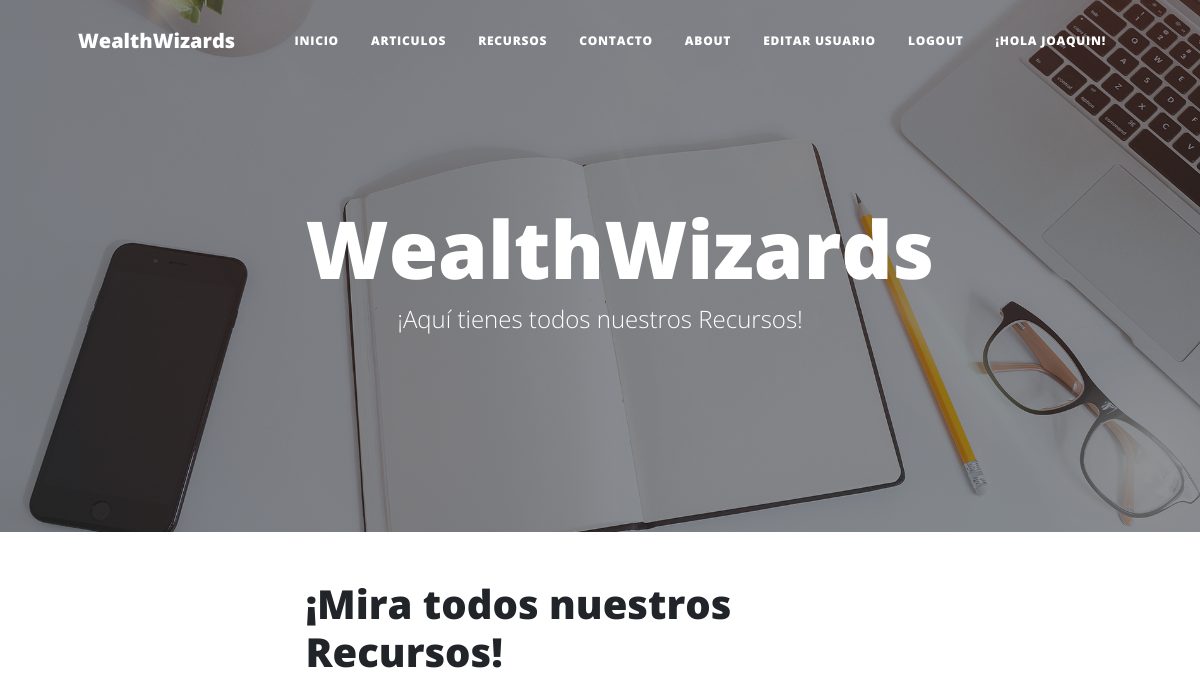
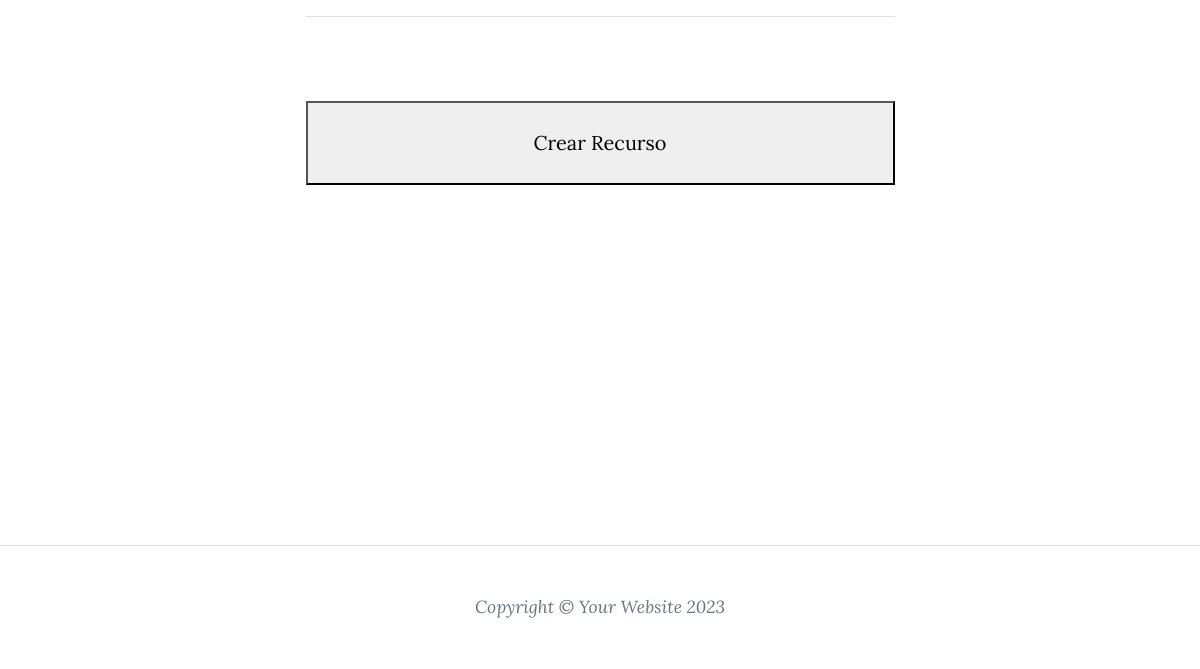
/AppBlog/recurso/list/ (signed in), run on an earlier commit of the app's database (2 pictures, top to bottom).
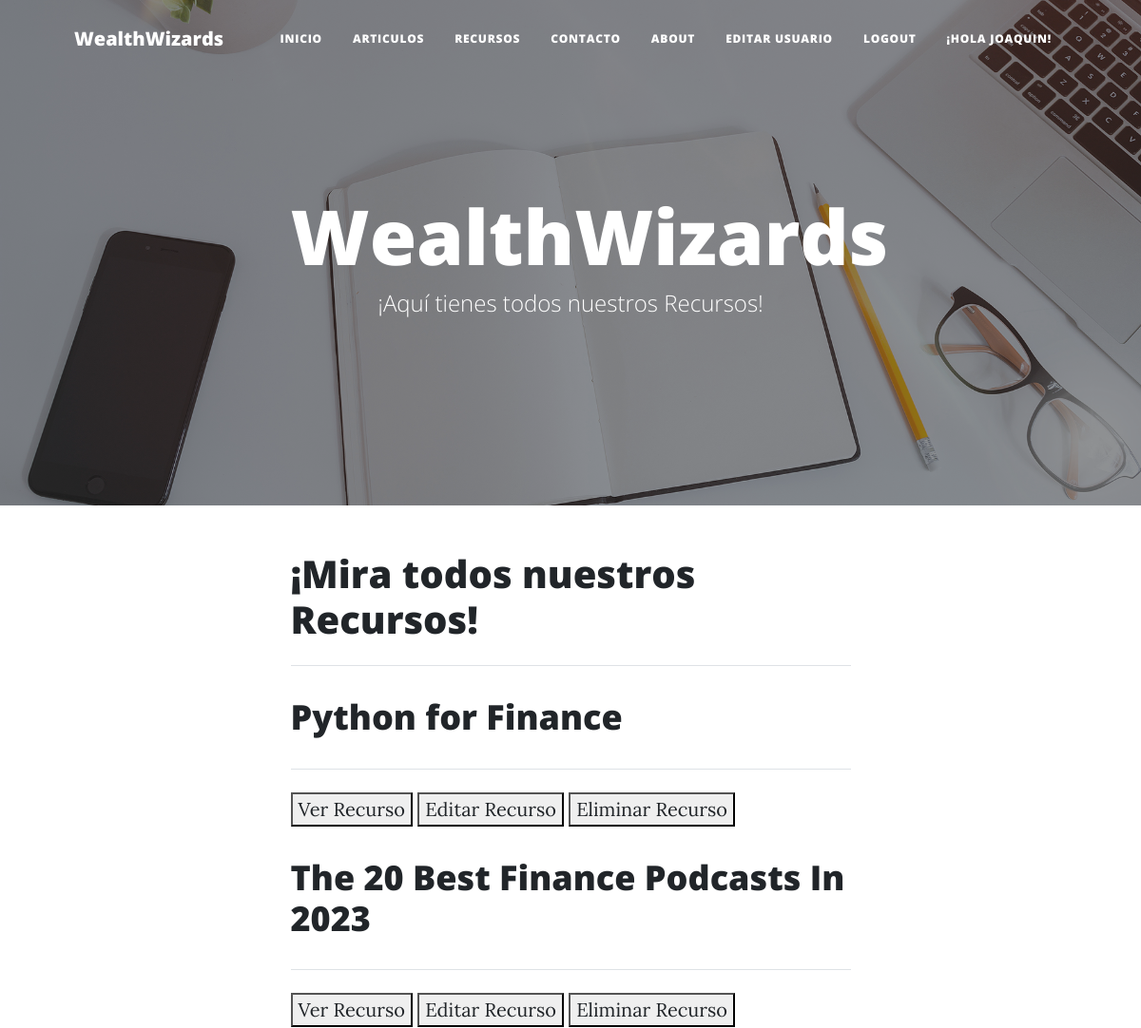
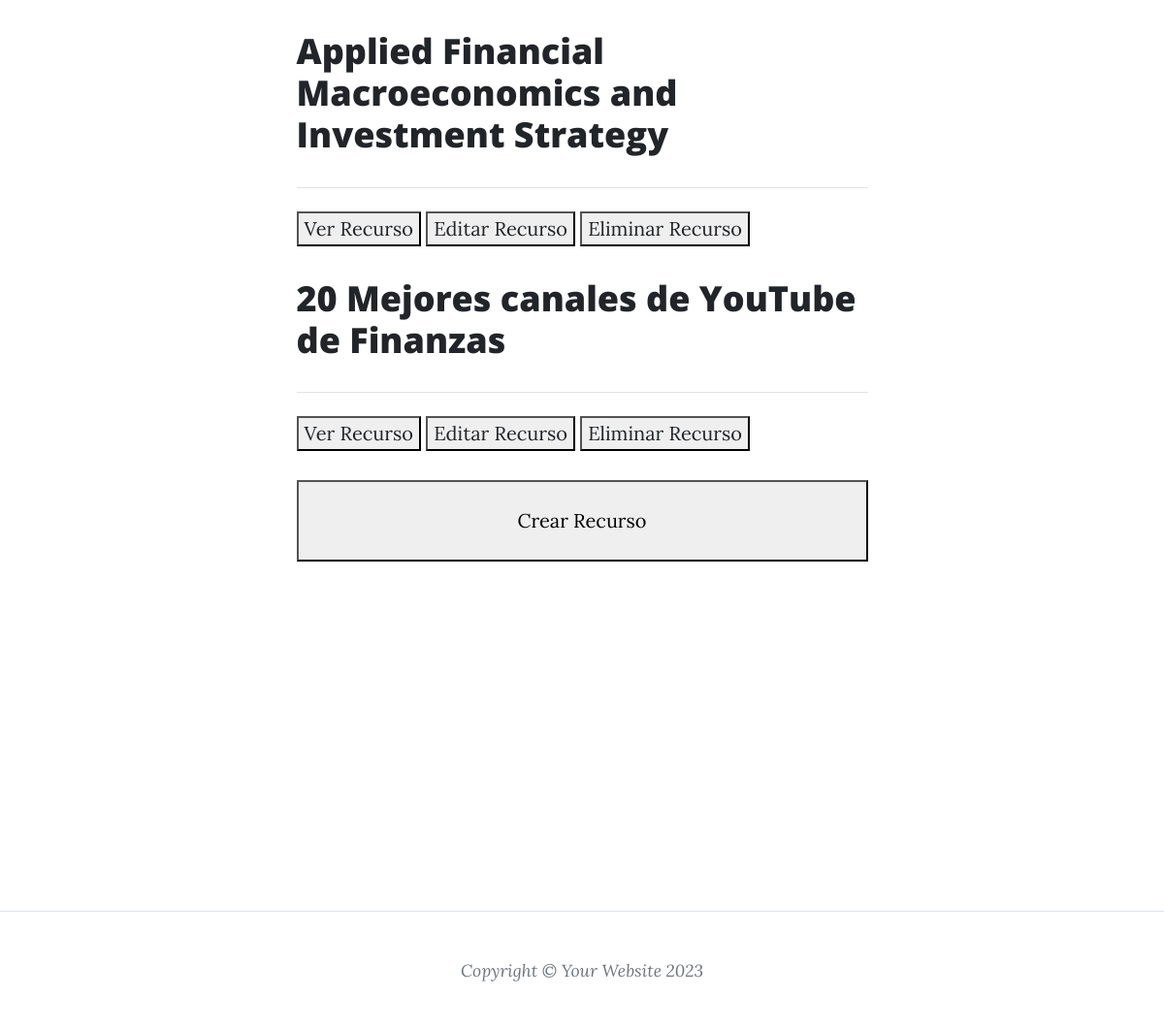
And on a later commit of the database (2 pictures, top to bottom).
### AppBlog/models.py (models this page shows, shortened)
class Recurso(models.Model):
    titulo = models.CharField(max_length=200)
    link = models.URLField(max_length=200)
    texto = models.TextField()
    imagen=models.ImageField(upload_to = 'recursos', null=True)

### AppBlog/views.py (the view)
# urls.py: path('recurso/list/', ListaRecurso.as_view(), name="RecursoLeer"),
class ListaRecurso(LoginRequiredMixin, ListView):
    model = Recurso

### AppBlog/templates/AppBlog/recurso_list.html (shortened to what this page needs)
{% extends "AppBlog/padre.html" %}
{% load static %}
{% block titulo %}
WealthWizards
{% endblock %}
{% block subtitulo %}
¡Aquí tienes todos nuestros Recursos!
{% endblock %}
{% block main %}
<h1>¡Mira todos nuestros Recursos!</h1>
<hr class="my-4" />
{% for recurso in object_list %}
<div class="post-preview">
    <a href="{% url 'RecursoDetalle' recurso.id %}">
    <h2 class="post-title"><p>{{recurso.titulo}}</p></h2>
    </a>
</div>
<hr class="my-4" />
<button>
    <a href="{% url 'RecursoDetalle' recurso.id %}"> Ver Recurso </a>
</button>
<button>
    <a href="{% url 'RecursoEditar' recurso.id %}"> Editar Recurso </a>
</button>
<button>
    <a href="{% url 'RecursoEliminar' recurso.id %}"> Eliminar Recurso </a>
</button>
{% endfor %}
<br>
<br>
    <ul class="navbar-nav ms-auto py-4 py-lg-0">
        <button class="nav-item"><a class="nav-link px-lg-3 py-3 py-lg-4" href="{% url 'RecursoCrear' %}">Crear Recurso</a></button>
    </ul>
<br>
<br>
<br>
<br>
<br>
{% endblock %}

What changed in the data, as far as the page shows it:
added Recurso: titulo "Python for Finance"
added Recurso: titulo "The 20 Best Finance Podcasts In 2023"
added Recurso: titulo "Applied Financial Macroeconomics and Investment Strategy"
added Recurso: titulo "20 Mejores canales de YouTube de Finanzas"
